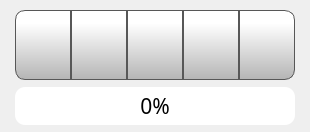
    <widget class="QFrame" name="buttonProgressFrame">
     <property name="styleSheet">
      <string notr="true">QFrame {
    border: none;
    border-radius: 10px;

    background: qlineargradient(
        x1:0, y1:0, x2:1, y2:1,
        stop:0 #1a1a1a,
        stop:1 #101010
    );

}
</string>
     </property>
     <property name="frameShape">
      <enum>QFrame::StyledPanel</enum>
     </property>
     <property name="frameShadow">
      <enum>QFrame::Raised</enum>
     </property>
     <layout class="QVBoxLayout" name="verticalLayout_3">
      <property name="spacing">
       <number>0</number>
      </property>
      <property name="leftMargin">
       <number>5</number>
      </property>
      <property name="topMargin">
       <number>5</number>
      </property>
      <property name="rightMargin">
       <number>5</number>
      </property>
      <property name="bottomMargin">
       <number>5</number>
      </property>
      <item>
       <layout class="QHBoxLayout" name="buttonBox" stretch="1,1,1,1,1">
        <property name="spacing">
         <number>0</number>
        </property>
        <property name="leftMargin">
         <number>10</number>
        </property>
        <property name="topMargin">
         <number>5</number>
        </property>
        <property name="rightMargin">
         <number>10</number>
        </property>
        <property name="bottomMargin">
         <number>5</number>
        </property>
        <item>
         <widget class="QToolButton" name="doorLockButton">
          <property name="enabled">
           <bool>true</bool>
          </property>
          <property name="sizePolicy">
           <sizepolicy hsizetype="Expanding" vsizetype="Fixed">
            <horstretch>0</horstretch>
            <verstretch>0</verstretch>
           </sizepolicy>
          </property>
          <property name="minimumSize">
           <size>
            <width>0</width>
            <height>70</height>
           </size>
          </property>
          <property name="font">
           <font>
            <family>Montserrat</family>
            <pointsize>8</pointsize>
           </font>
          </property>
          <property name="styleSheet">
           <string notr="true">QToolButton {
	padding-top: 15px;
     border: 1px solid rgb(87, 87, 87);
	background-color: qlineargradient(spread:pad, x1:0, y1:1, x2:0, y2:0.188, stop:0 rgba(180, 180, 180, 255), stop:1 rgba(255, 255, 255, 255));
    border-top-left-radius: 10px;

border-bottom-left-radius: 10px;
/*border-radius: 10px;


*/

}

QToolButton:pressed {
    background-color: qlineargradient(x1: 0, y1: 0, x2: 0, y2: 1,
                                      stop: 0 #dadbde, stop: 1 #f6f7fa);
}

QToolButton:flat {
    border: none; /* no border for a flat push button */
}

QToolButton:default {
    border-color: navy; /* make the default button prominent */
}</string>
          </property>
          <property name="text">
           <string/>
          </property>
          <property name="icon">
           <iconset resource="../resources/resource.qrc">
            <normaloff>:/Icons/img/icons/doorUnlock.png</normaloff>
            <normalon>:/Icons/img/icons/doorLock.png</normalon>:/Icons/img/icons/doorUnlock.png</iconset>
          </property>
          <property name="iconSize">
           <size>
            <width>30</width>
            <height>50</height>
           </size>
          </property>
          <property name="checkable">
           <bool>true</bool>
          </property>
          <property name="checked">
           <bool>false</bool>
          </property>
          <property name="toolButtonStyle">
           <enum>Qt::ToolButtonTextUnderIcon</enum>
          </property>
          <property name="autoRaise">
           <bool>false</bool>
          </property>
         </widget>
        </item>
        <item>
         <widget class="QPushButton" name="menuButton">
          <property name="sizePolicy">
           <sizepolicy hsizetype="Expanding" vsizetype="Fixed">
            <horstretch>0</horstretch>
            <verstretch>0</verstretch>
           </sizepolicy>
          </property>
          <property name="minimumSize">
           <size>
            <width>0</width>
            <height>70</height>
           </size>
          </property>
          <property name="font">
           <font>
            <family>Gotham</family>
            <pointsize>16</pointsize>
           </font>
          </property>
          <property name="styleSheet">
           <string notr="true">QPushButton {
    border: 1px solid rgb(87, 87, 87);
	background-color: qlineargradient(spread:pad, x1:0, y1:1, x2:0, y2:0.188, stop:0 rgba(180, 180, 180, 255), stop:1 rgba(255, 255, 255, 255));


}

QPushButton:pressed {

    background-color: qlineargradient(x1: 0, y1: 0, x2: 0, y2: 1,
                                      stop: 0 #dadbde, stop: 1 #f6f7fa);
}

QPushButton:flat {
    border: none; /* no border for a flat push button */
}

QPushButton:default {
    border-color: navy; /* make the default button prominent */
}

QPushButton:focus {
	outline: none;
}</string>
          </property>
          <property name="text">
           <string/>
          </property>
          <property name="icon">
           <iconset resource="../resources/resource.qrc">
            <normaloff>:/Icons/img/icons/menu.png</normaloff>:/Icons/img/icons/menu.png</iconset>
          </property>
          <property name="iconSize">
           <size>
            <width>30</width>
            <height>30</height>
           </size>
          </property>
          <property name="checkable">
           <bool>false</bool>
          </property>
          <property name="autoDefault">
           <bool>false</bool>
          </property>
          <property name="default">
           <bool>false</bool>
          </property>
          <property name="flat">
           <bool>false</bool>
          </property>
         </widget>
        </item>
        <item>
         <widget class="QPushButton" name="controlButton">
          <property name="sizePolicy">
           <sizepolicy hsizetype="Expanding" vsizetype="Fixed">
            <horstretch>0</horstretch>
            <verstretch>0</verstretch>
           </sizepolicy>
          </property>
          <property name="minimumSize">
           <size>
            <width>0</width>
            <height>70</height>
           </size>
          </property>
          <property name="font">
           <font>
            <family>Gotham</family>
            <pointsize>16</pointsize>
           </font>
          </property>
          <property name="styleSheet">
           <string notr="true">QPushButton {
     border: 1px solid rgb(87, 87, 87);

	background-color: qlineargradient(spread:pad, x1:0, y1:1, x2:0, y2:0.188, stop:0 rgba(180, 180, 180, 255), stop:1 rgba(255, 255, 255, 255));
}

QPushButton:pressed {
    background-color: qlineargradient(x1: 0, y1: 0, x2: 0, y2: 1,
                                      stop: 0 #dadbde, stop: 1 #f6f7fa);
}

QPushButton:flat {
    border: none; /* no border for a flat push button */
}

QPushButton:default {
    border-color: navy; /* make the default button prominent */
}

QPushButton:focus {
	outline: none;
}</string>
          </property>
          <property name="text">
           <string/>
          </property>
          <property name="icon">
           <iconset resource="../resources/resource.qrc">
            <normaloff>:/Icons/img/icons/settings-1.png</normaloff>:/Icons/img/icons/settings-1.png</iconset>
          </property>
          <property name="iconSize">
           <size>
            <width>30</width>
            <height>30</height>
           </size>
          </property>
          <property name="checkable">
           <bool>false</bool>
          </property>
          <property name="autoDefault">
           <bool>false</bool>
          </property>
          <property name="default">
           <bool>false</bool>
          </property>
          <property name="flat">
           <bool>false</bool>
          </property>
         </widget>
        </item>
        <item>
         <widget class="QPushButton" name="playPauseButton">
          <property name="sizePolicy">
           <sizepolicy hsizetype="Expanding" vsizetype="Fixed">
            <horstretch>0</horstretch>
            <verstretch>0</verstretch>
           </sizepolicy>
          </property>
          <property name="minimumSize">
           <size>
            <width>0</width>
            <height>70</height>
           </size>
          </property>
          <property name="font">
           <font>
            <family>Gotham</family>
            <pointsize>16</pointsize>
           </font>
          </property>
          <property name="styleSheet">
           <string notr="true">QPushButton {
    border: 1px solid rgb(87, 87, 87);
	background-color: qlineargradient(spread:pad, x1:0, y1:1, x2:0, y2:0.188, stop:0 rgba(180, 180, 180, 255), stop:1 rgba(255, 255, 255, 255));

}

QPushButton:pressed {

    background-color: qlineargradient(x1: 0, y1: 0, x2: 0, y2: 1,
                                      stop: 0 #dadbde, stop: 1 #f6f7fa);
}

QPushButton:flat {
    border: none; /* no border for a flat push button */
}

QPushButton:default {
    border-color: navy; /* make the default button prominent */
}

QPushButton:focus {
	outline: none;
}</string>
          </property>
          <property name="text">
           <string/>
          </property>
          <property name="icon">
           <iconset resource="../resources/resource.qrc">
            <normaloff>:/Icons/img/icons/play-button.png</normaloff>
            <normalon>:/Icons/img/icons/pause-button.png</normalon>:/Icons/img/icons/play-button.png</iconset>
          </property>
          <property name="iconSize">
           <size>
            <width>30</width>
            <height>30</height>
           </size>
          </property>
          <property name="checkable">
           <bool>true</bool>
          </property>
          <property name="checked">
           <bool>false</bool>
          </property>
          <property name="autoDefault">
           <bool>false</bool>
          </property>
          <property name="default">
           <bool>false</bool>
          </property>
          <property name="flat">
           <bool>false</bool>
          </property>
         </widget>
        </item>
        <item>
         <widget class="QPushButton" name="stopButton">
          <property name="sizePolicy">
           <sizepolicy hsizetype="Expanding" vsizetype="Fixed">
            <horstretch>0</horstretch>
            <verstretch>0</verstretch>
           </sizepolicy>
          </property>
          <property name="minimumSize">
           <size>
            <width>0</width>
            <height>70</height>
           </size>
          </property>
          <property name="font">
           <font>
            <family>Gotham</family>
            <pointsize>16</pointsize>
           </font>
          </property>
          <property name="styleSheet">
           <string notr="true">QPushButton {
    border: 1px solid rgb(87, 87, 87);
    border-top-right-radius: 10px;

border-bottom-right-radius: 10px;
	background-color: qlineargradient(spread:pad, x1:0, y1:1, x2:0, y2:0.188, stop:0 rgba(180, 180, 180, 255), stop:1 rgba(255, 255, 255, 255));
}

QPushButton:pressed {
    background-color: qlineargradient(x1: 0, y1: 0, x2: 0, y2: 1,
                                      stop: 0 #dadbde, stop: 1 #f6f7fa);
}

QPushButton:flat {
    border: none; /* no border for a flat push button */
}

QPushButton:default {
    border-color: navy; /* make the default button prominent */
}

QPushButton:focus {
	outline: none;
}</string>
          </property>
          <property name="text">
           <string/>
          </property>
          <property name="icon">
           <iconset resource="../resources/resource.qrc">
            <normaloff>:/Icons/img/icons/video-player-stop-button.png</normaloff>:/Icons/img/icons/video-player-stop-button.png</iconset>
          </property>
          <property name="iconSize">
           <size>
            <width>30</width>
            <height>30</height>
           </size>
          </property>
         </widget>
        </item>
       </layout>
      </item>
      <item>
       <widget class="QProgressBar" name="printProgressBar">
        <property name="minimumSize">
         <size>
          <width>300</width>
          <height>25</height>
         </size>
        </property>
        <property name="maximumSize">
         <size>
          <width>1200</width>
          <height>16777215</height>
         </size>
        </property>
        <property name="font">
         <font>
          <family>Gotham</family>
          <pointsize>16</pointsize>
          <italic>false</italic>
          <bold>false</bold>
          <stylestrategy>PreferAntialias</stylestrategy>
          <kerning>true</kerning>
         </font>
        </property>
        <property name="styleSheet">
         <string notr="true">QProgressBar {
    border: none;
    border-radius: 10px;
    background-color: qlineargradient(
        x1:0, y1:0, x2:0, y2:1,
        stop:0 #3a3a3a,
        stop:1 #505050
    );
    text-align: center;
margin: 2px;
margin-right:10px;
margin-left:10px;
}


QProgressBar::chunk {
    border-radius: 10px;
    background: qlineargradient(
        x1:0, y1:0, x2:0, y2:1,
        stop:0 #52ff56,
        stop:0.3 #2ee937,
        stop:0.6 #1ec12d,
        stop:1 #179226
    );
    margin: 1px;
}
</string>
        </property>
        <property name="maximum">
         <number>100</number>
        </property>
        <property name="value">
         <number>0</number>
        </property>
        <property name="alignment">
         <set>Qt::AlignCenter</set>
        </property>
        <property name="textVisible">
         <bool>true</bool>
        </property>
        <property name="orientation">
         <enum>Qt::Horizontal</enum>
        </property>
        <property name="format">
         <string>%p%</string>
        </property>
       </widget>
      </item>
     </layout>
    </widget>
